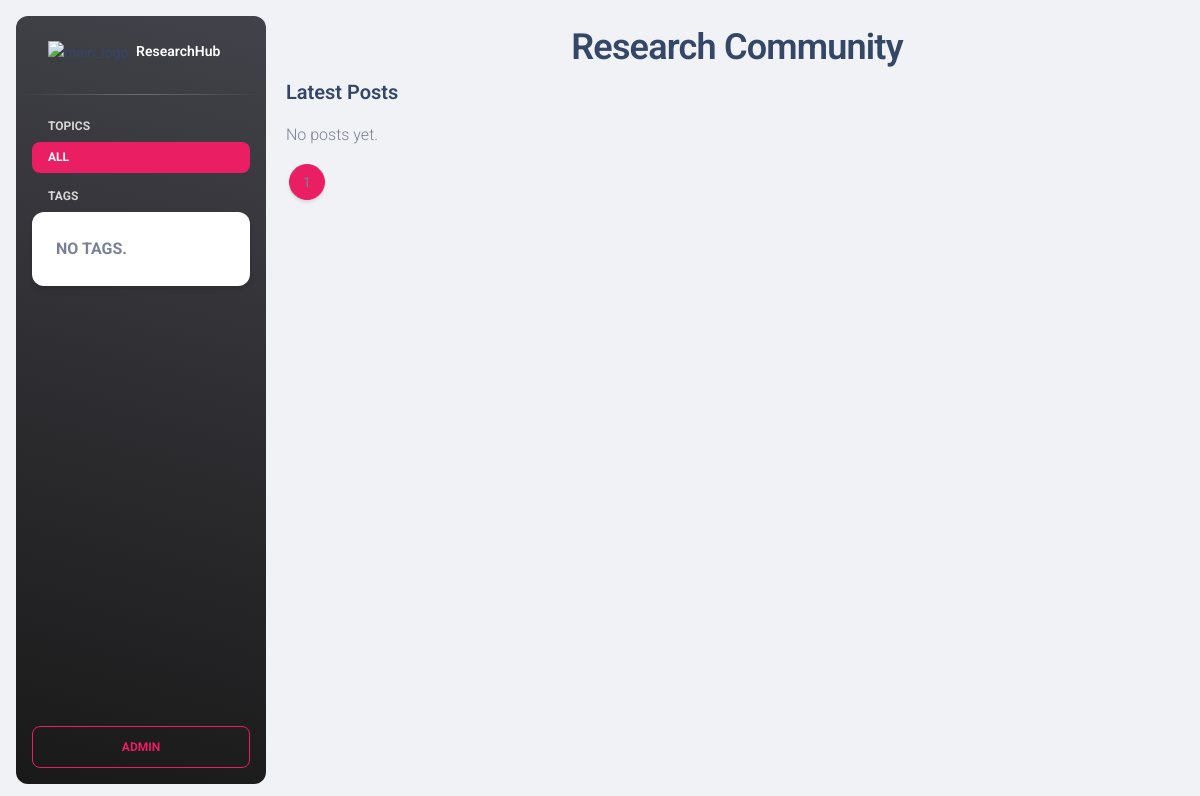
/community/, run on an earlier commit of the app's database.
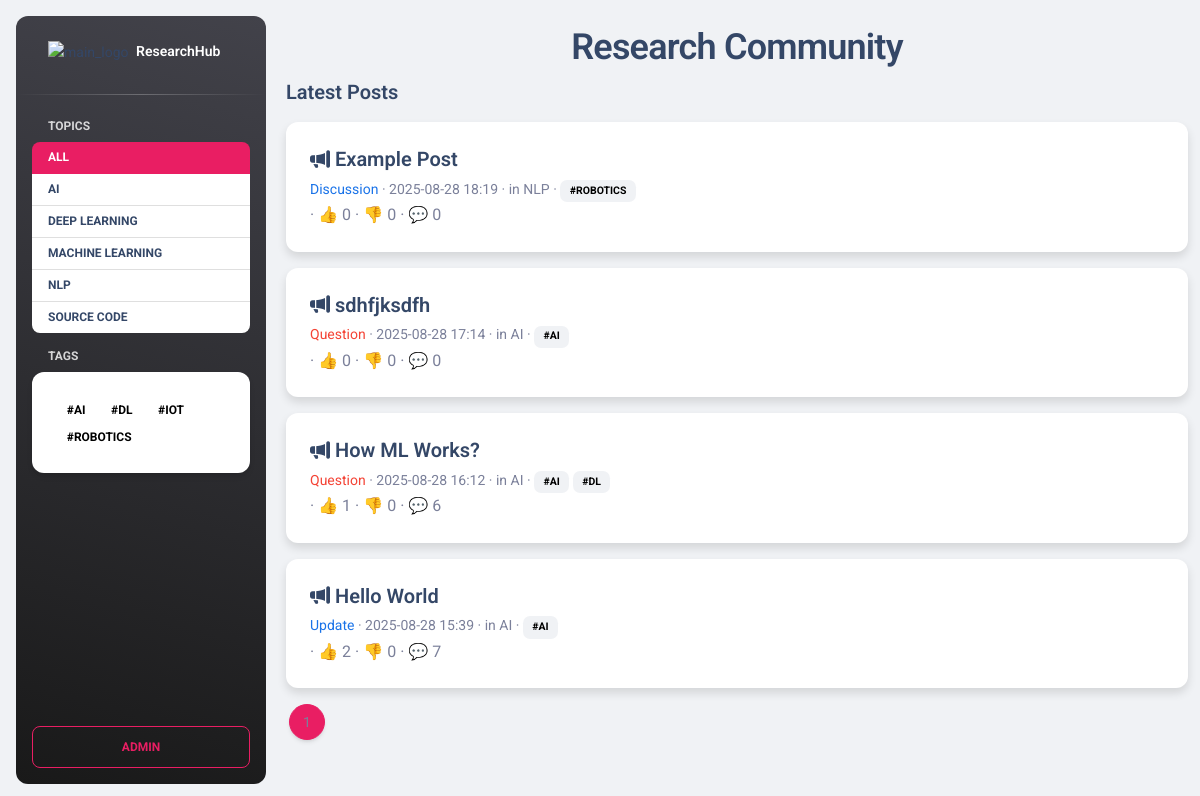
And on a later commit of the database.
### appCommunity/models.py (models this page shows, shortened)
class TimeStampedModel(models.Model):
    created_at = models.DateTimeField(auto_now_add=True, db_index=True)
    updated_at = models.DateTimeField(auto_now=True)
    class Meta:
        abstract = True

class Topic(TimeStampedModel):
    name = models.CharField(max_length=100, unique=True)
    slug = models.SlugField(max_length=120, unique=True, blank=True)
    description = models.TextField(blank=True)
    class Meta:
        ordering = ["name"]
        indexes = [models.Index(fields=["slug"])]

class Tag(TimeStampedModel):
    name = models.CharField(max_length=40, unique=True)
    slug = models.SlugField(max_length=60, unique=True, blank=True)

class Post(TimeStampedModel):
    class Kind(models.TextChoices):
        QUESTION = "question", "Question"
        DISCUSSION = "discussion", "Discussion"
        News = "news", "News"
        Update = "Update", "Update"
    author = models.ForeignKey(
        settings.AUTH_USER_MODEL, on_delete=models.SET_NULL, null=True, related_name="posts"
    )
    title = models.CharField(max_length=180)
    content = models.TextField()  # Markdown or plain text
    kind = models.CharField(max_length=12, choices=Kind.choices, default=Kind.QUESTION)
    topic = models.ForeignKey(Topic, on_delete=models.SET_NULL, null=True, blank=True, related_name="posts")
    tags = models.ManyToManyField(Tag, blank=True, related_name="posts")
    class Meta:
        ordering = ["-created_at"]
        indexes = [
            models.Index(fields=["-created_at"]),
            models.Index(fields=["kind", "-created_at"]),
            models.Index(fields=["topic", "-created_at"]),
            models.Index(fields=["author", "-created_at"]),
        ]

### appCommunity/views.py (the view)
# urls.py: path("", views.post_list, name="community"),
def post_list(request, topic_slug=None, tag_slug=None):
    posts = (Post.objects
             .select_related("author", "topic")
             .prefetch_related("tags")
             .annotate(num_comments=Count("comments"))
             .order_by("-created_at"))
    active_topic = None
    active_tag = None
    if topic_slug:
        active_topic = get_object_or_404(Topic, slug=topic_slug)
        posts = posts.filter(topic=active_topic)
    if tag_slug:
        active_tag = get_object_or_404(Tag, slug=tag_slug)
        posts = posts.filter(tags=active_tag)
    paginator = Paginator(posts, 10)
    page_obj = paginator.get_page(request.GET.get("page"))
    post_ids = [p.id for p in page_obj.object_list]
    likes_map, dislikes_map = {}, {}
    if post_ids:
        ct_post = ContentType.objects.get_for_model(Post)
        rows = (Reaction.objects
                .filter(content_type=ct_post, object_id__in=post_ids,
                        kind__in=[Reaction.Kind.LIKE, Reaction.Kind.DISLIKE])
                .values("object_id", "kind")
                .annotate(c=Count("id")))
        for r in rows:
            if r["kind"] == Reaction.Kind.LIKE:
                likes_map[r["object_id"]] = r["c"]
            elif r["kind"] == Reaction.Kind.DISLIKE:
                dislikes_map[r["object_id"]] = r["c"]
    for p in page_obj.object_list:
        p.like_count = likes_map.get(p.id, 0)
        p.dislike_count = dislikes_map.get(p.id, 0)
    ctx = {
        "page_obj": page_obj,
        "topics": Topic.objects.order_by("name"),
        "tags": Tag.objects.order_by("name"),
        "active_topic": active_topic,
        "active_tag": active_tag,
    }
    return render(request, "Forum.html", ctx)

### templates/Forum.html (shortened to what this page needs)
{% extends "root.html" %}
{% load static %}
{% block content %}
    {% include 'forum/side_bar.html' %}
    <main class="main-content position-relative max-height-vh-100 h-100 border-radius-lg ">
        <div class="container">
            <div class="text-center">
                <h2 class="mt-4">Research Community</h2>
            </div>
            <div class="row">
                <section class="col-lg-12">
                    <div class="d-flex justify-content-between align-items-center mb-3">
                        <h5 class="mb-0">Latest Posts</h5>
                    </div>
                    {% for post in page_obj %}
                        <div class="card mb-3 shadow-sm border-0">
                            <div class="card-body">
                                <a class="h5 text-decoration-none"
                                   href="{% url 'post_detail' post.pk %}"><i class="bi bi-megaphone-fill"></i> {{ post.title }}</a>
                                <div class="small text-muted mt-1">
                                    <span class="text-info {% if post.kind == 'question' %}text-danger{% endif %}">
  {{ post.get_kind_display }} </span> · {{ post.created_at|date:"Y-m-d H:i" }}
                                    {% if post.topic %} · in {{ post.topic.name }}{% endif %}
                                    {% if post.tags.all %} ·
                                        {% for tg in post.tags.all %}
                                            <span class="badge text-bg-light">#{{ tg.name }}</span>
                                        {% endfor %}
                                    {% endif %}
                                </div>
                                · 👍 {{ post.like_count }} · 👎 {{ post.dislike_count }} · 💬 {{ post.num_comments }}
                            </div>
                        </div>
                    {% empty %}
                        <p class="text-muted">No posts yet.</p>
                    {% endfor %}
                    <nav aria-label="pagination">
                        <ul class="pagination">
                            <li class="page-item active"><span class="page-link">{{ page_obj.number }}</span></li>
                        </ul>
                    </nav>
                </section>
            </div>
        </div>
    </main>
{% endblock %}

### templates/root.html (shortened to what this page needs)
{% load static %}
<!DOCTYPE html>
<html lang="en">
<head>
    <link href="{% static 'css/nucleo-icons.css' %}" rel="stylesheet"/>
    <link href="{% static 'css/nucleo-svg.css' %}" rel="stylesheet"/>
    <link rel="stylesheet" href="https://cdn.jsdelivr.net/npm/bootstrap-icons@1.13.1/font/bootstrap-icons.min.css">
    <link id="pagestyle" href="{% static 'css/material-dashboard.css' %}" rel="stylesheet"/>
</head>
<body class="g-sidenav-show  bg-gray-200">
{% block content %}{% endblock %}
</body>
</html>

### templates/forum/side_bar.html (shortened to what this page needs)
{% load static %}
<aside class="sidenav navbar navbar-vertical navbar-expand-xs border-0 border-radius-xl my-3 fixed-start ms-3   bg-gradient-dark"
       id="sidenav-main">
    <div class="sidenav-header">
        <a class="navbar-brand m-0" href="/">
            <img src="{% static 'img/research.png' %}" class="navbar-brand-img h-100" alt="main_logo">
            <span class="ms-1 font-weight-bold text-white">ResearchHub</span>
        </a>
    </div>
    <hr class="horizontal light mt-0 mb-2">
    <div class="collapse navbar-collapse  w-auto " id="sidenav-collapse-main">
        <ul class="navbar-nav">
            <li class="nav-item mt-3">
                <h6 class="ps-4 ms-2 text-uppercase text-xs text-white font-weight-bolder opacity-8">Topics</h6>
            </li>
            <ul class="list-group list-group-flush ps-3 pe-3  text-uppercase text-xs text-white font-weight-bolder rounded-3">
                <li class="sidemenu list-group-item {% if not active_topic %}active{% endif %}">
                    <a class="text-decoration-none {% if not active_topic %}text-white{% endif %}"
                       href="{% url 'community' %}">All</a>
                </li>
                {% for t in topics %}
                    <li class="sidemenu list-group-item {% if active_topic and t == active_topic %}active{% endif %}">
                        <a class="text-decoration-none {% if active_topic and t == active_topic %}text-white{% endif %}"
                           href="{% url 'post_list_by_topic' t.slug %}">{{ t.name }}</a>
                    </li>
                {% endfor %}
            </ul>
            <li class="nav-item mt-3">
                <h6 class="ps-4 ms-2 text-uppercase text-xs text-white font-weight-bolder opacity-8">Tags</h6>
            </li>
            <div class="ps-3 pe-3  text-uppercase text-white font-weight-bolder">
                <div class="card ">
                    <div class="card-body">
                        {% for tg in tags %}
                            <a class="badge text-bg-secondary text-decoration-none"
                               href="{% url 'post_list_by_tag' tg.slug %}">
                                #{{ tg.name }}
                            </a>
                        {% empty %}
                            <span class="text-muted">No tags.</span>
                        {% endfor %}
                    </div>
                </div>
            </div>
        </ul>
    </div>
    <div class="sidenav-footer position-absolute w-100 bottom-0 ">
        <div class="mx-3">
            <a class="btn btn-outline-primary mt-4 w-100"
               href="/admin"
               type="button">Admin</a>
        </div>
    </div>
</aside>

What changed in the data, as far as the page shows it:
added Topic: name "AI"
added Topic: name "DEEP LEARNING"
added Topic: name "MACHINE LEARNING"
added Topic: name "NLP"
added Topic: name "SOURCE CODE"
added Tag: name "AI"
added Tag: name "DL"
added Tag: name "IOT", shown under "TAGS"
added Tag: name "ROBOTICS"
added Post: title "Example Post", kind "Discussion", created_at "2025-08-28 18:19", topic.name "NLP", like_count "0", dislike_count "0", num_comments "0"
added Post: title "sdhfjksdfh", kind "Question", created_at "2025-08-28 17:14", topic.name "AI", like_count "0", dislike_count "0", num_comments "0"
added Post: title "How ML Works?", kind "Question", created_at "2025-08-28 16:12", topic.name "AI", like_count "1", dislike_count "0", num_comments "6"
added Post: title "Hello World", kind "Update", created_at "2025-08-28 15:39", topic.name "AI", like_count "2", dislike_count "0", num_comments "7"
Also different on the page:
text no longer shown: "NO TAGS. No posts yet."
